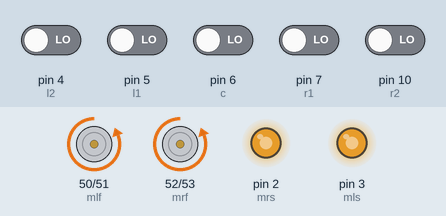
Simulated run of this sketch. Board: Arduino Mega 2560, built with avr-gcc and run on an emulated ATmega2560. On the bench: motor-driver pin pairs drawn as motors (green arrow = first pin HIGH = forward, orange = second pin HIGH = backward, longer = more drive), output pins drawn as LEDs (lit = HIGH). The test bench sets the inputs (shaded band); at power-on: pin 4 (l2), pin 5 (l1), pin 6 (c), pin 7 (r1), pin 10 (r2) LOW.

Above: at 1.2 s.
1.3 s: pin 4 (l2) driven HIGH
At 2.3 s:
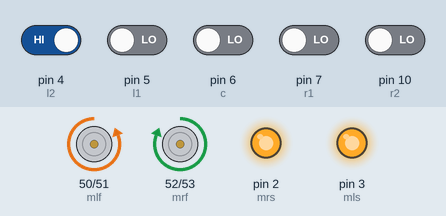
2.8 s: pin 5 (l1) driven HIGH
At 3.5 s:
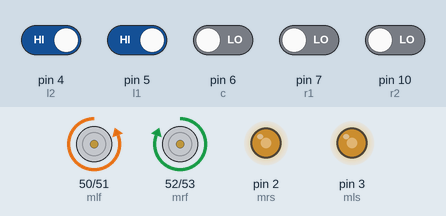
4.3 s: pin 6 (c) driven HIGH
At 4.6 s:
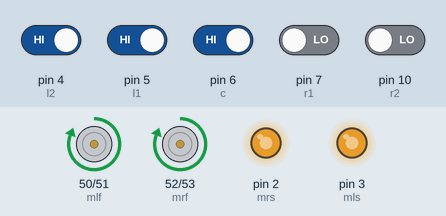
5.8 s: pin 6 (c) driven LOW
At 7.0 s:
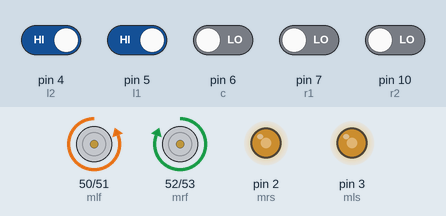
7.3 s: pin 5 (l1) driven LOW
At 8.1 s:
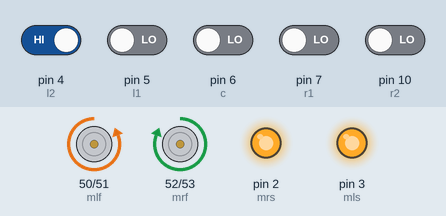
8.8 s: pin 7 (r1) driven HIGH
At 9.2 s:
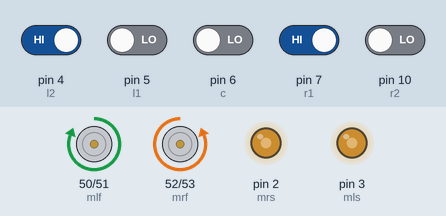
Timing chart, 0 to 11.3 s (numbered marks = the images above; inputs shaded):
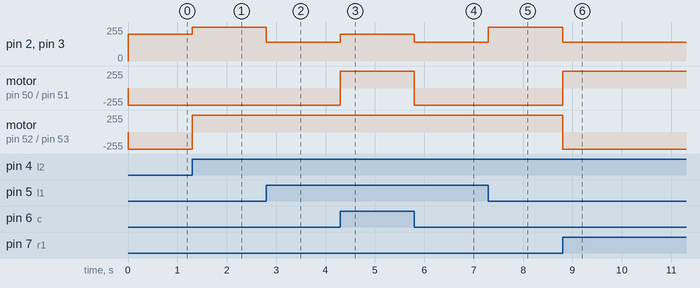

The sketch:

line_follower.ino
```cpp
const byte mrf = 52 ;
const byte mrb = 53 ;
const byte mlf = 50 ;
const byte mlb = 51 ;
const byte mrs = 2 ;
const byte mls = 3 ;

const int l2 = 4;
const int l1 = 5;
const int c = 6;
const int r1 = 7;
const int r2 = 10;
int l2state=0;
int l1state=0;
int cstate=0;
int r1state=0;
int r2state=0;


void forward()
{
  digitalWrite(mrb , LOW);
  digitalWrite(mlb , LOW);
  digitalWrite(mrf , HIGH);
  digitalWrite(mlf , HIGH);
  analogWrite(mrs,200);
  analogWrite(mls,200);
}

void backward()
{
  digitalWrite(mrf , LOW);
  digitalWrite(mlf , LOW);
  digitalWrite(mrb , HIGH);
  digitalWrite(mlb , HIGH);
  analogWrite(mrs,200);
  analogWrite(mls,200);
}

void right()
{
  digitalWrite(mrf , LOW);
  digitalWrite(mlf , HIGH);
  digitalWrite(mrb , HIGH);
  digitalWrite(mlb , LOW);
  analogWrite(mrs,255);
  analogWrite(mls,255);
}

void left()
{
  digitalWrite(mrf , HIGH);
  digitalWrite(mlf , LOW);
  digitalWrite(mrb , LOW);
  digitalWrite(mlb , HIGH);
  analogWrite(mrs,255);
  analogWrite(mls,255);
}
void right2()
{
  digitalWrite(mrf , LOW);
  digitalWrite(mlf , HIGH);
  digitalWrite(mrb , HIGH);
  digitalWrite(mlb , LOW);
  analogWrite(mrs,140);
  analogWrite(mls,140);
}

void left2()
{
  digitalWrite(mrf , HIGH);
  digitalWrite(mlf , LOW);
  digitalWrite(mrb , LOW);
  digitalWrite(mlb , HIGH);
  analogWrite(mrs,140);
  analogWrite(mls,140);
}

void stopp()
{
  digitalWrite(mrf , LOW);
  digitalWrite(mlf , LOW);
  digitalWrite(mrb , LOW);
  digitalWrite(mlb , LOW);
  analogWrite(mrs, 0);
  analogWrite(mls, 0);
}

void setup()
{
  pinMode(mrf , OUTPUT);
  pinMode(mrb , OUTPUT);
  pinMode(mrs , OUTPUT);
  pinMode(mlf , OUTPUT);
  pinMode(mlb , OUTPUT);
  pinMode(mls , OUTPUT);

  pinMode(l1,INPUT);
  pinMode(l2,INPUT);
  pinMode(c,INPUT);
  pinMode(r1,INPUT);
  pinMode(r2,INPUT);


  Serial.begin(9600);

}

void loop()
{
  l2state = digitalRead(l2);
  l1state = digitalRead(l1);
  cstate = digitalRead(c);
  r1state = digitalRead(r1);
  r2state = digitalRead(r2);

  if( (cstate == 1 && l1state == 1) || (cstate == 1 && r1state == 1) )
  {
    forward();
  }
  else if(l1state == 1)
  {
    left2();
  }
  else if(r1state == 1)
  {
    right2();
  }
  else if(l2state == 1)
  {
    left();
  }
  else if(r2state == 1)
  {
    right();
  }
  else
  {
    backward();
  }
}
```

Measured:
- after the input at 1.3 s, pin 2 (mrs), pin 3 (mls): 200/255 → 255/255 at once; motor on pin 52 (mrf) / pin 53 (mrb): backward 255/255 → forward 255/255 at once
- after the input at 2.8 s, pin 2 (mrs), pin 3 (mls): 255/255 → 140/255 at once
- after the input at 4.3 s, pin 2 (mrs), pin 3 (mls): 140/255 → 200/255 at once; motor on pin 50 (mlf) / pin 51 (mlb): backward 255/255 → forward 255/255 at once
- after the input at 5.8 s, pin 2 (mrs), pin 3 (mls): 200/255 → 140/255 at once; motor on pin 50 (mlf) / pin 51 (mlb): forward 255/255 → backward 255/255 at once
- after the input at 7.3 s, pin 2 (mrs), pin 3 (mls): 140/255 → 255/255 at once
- after the input at 8.8 s, pin 2 (mrs), pin 3 (mls): 255/255 → 140/255 at once; motor on pin 50 (mlf) / pin 51 (mlb): backward 255/255 → forward 255/255 at once; motor on pin 52 (mrf) / pin 53 (mrb): forward 255/255 → backward 255/255 at once
